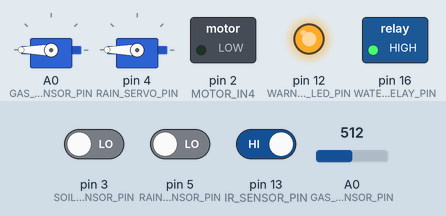
Simulated run of this sketch. Board: Arduino Uno, built with avr-gcc and run on an emulated ATmega328P. On the bench: 2 × servo, switched loads named in the sketch (green lamp = pin HIGH), output pins drawn as LEDs (lit = HIGH). The inputs (shaded band) are chosen by the test bench; at power-on: A0 (GAS_SENSOR_PIN) = 512, pin 3 (SOIL_SENSOR_PIN) LOW, pin 5 (RAIN_SENSOR_PIN) LOW, pin 13 (IR_SENSOR_PIN) HIGH. What the sketch prints to the serial monitor is not drawn.

Above: at 1.4 s.
1.5 s: A0 (GAS_SENSOR_PIN) set to 257
3.0 s: A0 (GAS_SENSOR_PIN) set to 224
At 4.3 s:
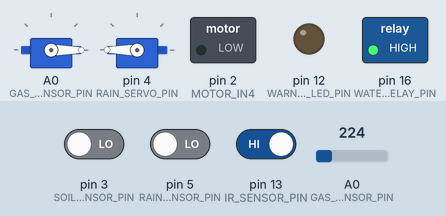
4.6 s: pin 3 (SOIL_SENSOR_PIN) driven HIGH
At 5.4 s:
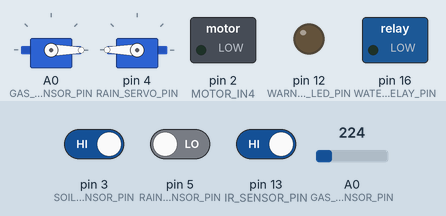
6.2 s: pin 5 (RAIN_SENSOR_PIN) driven HIGH
At 7.1 s:
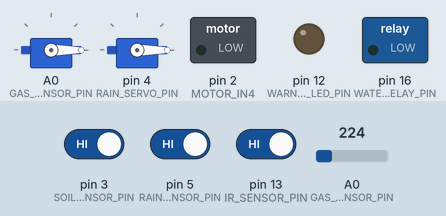
7.7 s: pin 3 (SOIL_SENSOR_PIN) driven LOW
At 9.0 s:
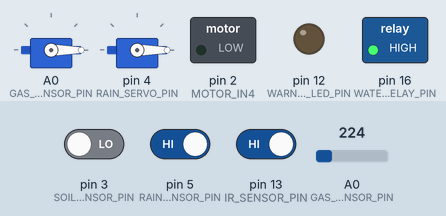
9.3 s: A0 (GAS_SENSOR_PIN) set to 250
At 10.7 s:
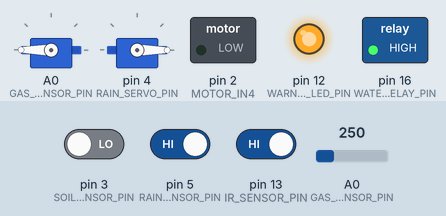
Timing chart, 0 to 11.8 s (numbered marks = the images above; inputs shaded):
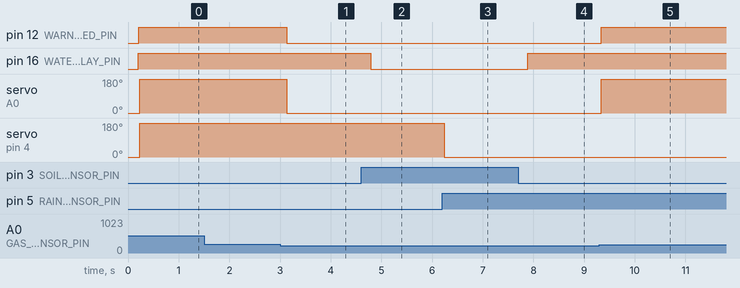

The sketch:

withplanting.ino
```cpp
#include <Arduino.h>
#include <Servo.h>

// ============== GAS SENSOR ==============
constexpr uint8_t GAS_SENSOR_PIN = A0;
constexpr int GAS_THRESHOLD = 240;
constexpr uint8_t WARNING_LED_PIN = 12;  // GPIO12 (D6)

// ============== RAIN SENSOR ==============
constexpr uint8_t RAIN_SENSOR_PIN = 5;   // GPIO5 (D1)
constexpr uint8_t RAIN_DETECTED_LEVEL = LOW;

// ============== SERVOS ==============
constexpr uint8_t GAS_SERVO_PIN = 14;    // GPIO14 (D5)
constexpr uint8_t RAIN_SERVO_PIN = 4;    // GPIO4 (D2)

constexpr int GAS_WINDOW_CLOSED = 0;
constexpr int GAS_WINDOW_OPEN = 180;
constexpr int RAIN_SERVO_HOME = 0;
constexpr int RAIN_SERVO_ACTIVE = 180;

Servo gasServo;
Servo rainServo;

bool gasWindowOpen = false;
bool rainServoActivated = false;

// ============== IR SENSOR ==============
constexpr uint8_t IR_SENSOR_PIN = 13;    // GPIO13 (D7)
constexpr uint8_t IR_DETECTED_LEVEL = LOW;

// ============== PLANT WATERING ==============
// Soil sensor digital output uses GPIO3 (RX).
// Avoid Serial input while using GPIO3 as a sensor input.
constexpr uint8_t SOIL_SENSOR_PIN = 3;   // GPIO3 (RX)
constexpr uint8_t WATER_RELAY_PIN = 16; // GPIO16 (D0)

// Adjust these after testing your sensor and relay module.
constexpr uint8_t SOIL_DRY_LEVEL = HIGH;
constexpr uint8_t RELAY_ON = LOW;   // Common active-LOW relay module
constexpr uint8_t RELAY_OFF = HIGH;

bool pumpIsOn = false;

// ============== L298N MOTOR ==============
// Channel B: connect motor to OUT3 and OUT4.
// Keep ENB enabled (jumper fitted, if your board has one).
constexpr uint8_t MOTOR_IN3 = 0;  // GPIO0 (D3)
constexpr uint8_t MOTOR_IN4 = 2;  // GPIO2 (D4)

// Independent lift timings
constexpr unsigned long LIFT_UP_TIME = 5000UL;
constexpr unsigned long LIFT_RETURN_TIME = 2000UL;

enum LiftState {
  LIFT_LANDED,
  LIFT_MOVING_UP,
  LIFT_AT_TOP,
  LIFT_RETURNING
};

LiftState liftState = LIFT_LANDED;
unsigned long liftStartTime = 0;

// ============== MOTOR CONTROL ==============
void liftUp() {
  digitalWrite(MOTOR_IN3, HIGH);
  digitalWrite(MOTOR_IN4, LOW);
}

void liftDown() {
  digitalWrite(MOTOR_IN3, LOW);
  digitalWrite(MOTOR_IN4, HIGH);
}

void liftStop() {
  digitalWrite(MOTOR_IN3, LOW);
  digitalWrite(MOTOR_IN4, LOW);
}

// ============== LIFT LOGIC ==============
void updateLift(bool objectDetected) {
  unsigned long now = millis();

  if (objectDetected) {
    if (liftState == LIFT_LANDED || liftState == LIFT_RETURNING) {
      liftState = LIFT_MOVING_UP;
      liftStartTime = now;
      liftUp();
      Serial.println(F("IR DETECTED: Lift moving UP."));
    }

    if (liftState == LIFT_MOVING_UP) {
      if (now - liftStartTime >= LIFT_UP_TIME) {
        liftStop();
        liftState = LIFT_AT_TOP;
        Serial.println(F("Upward time finished: lift STOPPED."));
      } else {
        liftUp();
      }
    } else {
      liftStop();
    }
  } else {
    if (liftState == LIFT_MOVING_UP || liftState == LIFT_AT_TOP) {
      liftState = LIFT_RETURNING;
      liftStartTime = now;
      liftDown();
      Serial.println(F("IR LOST: Lift returning DOWN."));
    }

    if (liftState == LIFT_RETURNING) {
      if (now - liftStartTime >= LIFT_RETURN_TIME) {
        liftStop();
        liftState = LIFT_LANDED;
        Serial.println(F("Return time finished: lift STOPPED."));
      } else {
        liftDown();
      }
    } else {
      liftStop();
    }
  }
}

// ============== PLANT WATERING LOGIC ==============
void updatePlantWatering() {
  bool soilIsDry = (digitalRead(SOIL_SENSOR_PIN) == SOIL_DRY_LEVEL);

  if (soilIsDry && !pumpIsOn) {
    digitalWrite(WATER_RELAY_PIN, RELAY_ON);
    pumpIsOn = true;
    Serial.println(F("SOIL DRY: Water pump ON"));
  } else if (!soilIsDry && pumpIsOn) {
    digitalWrite(WATER_RELAY_PIN, RELAY_OFF);
    pumpIsOn = false;
    Serial.println(F("SOIL MOIST: Water pump OFF"));
  }
}

// ============== SETUP ==============
void setup() {
  Serial.begin(115200);
  delay(200);

  pinMode(WARNING_LED_PIN, OUTPUT);
  digitalWrite(WARNING_LED_PIN, LOW);

  pinMode(RAIN_SENSOR_PIN, INPUT);
  pinMode(IR_SENSOR_PIN, INPUT);

  // GPIO3 is RX; don't send serial data to the ESP8266 while using this pin.
  pinMode(SOIL_SENSOR_PIN, INPUT);

  pinMode(WATER_RELAY_PIN, OUTPUT);
  digitalWrite(WATER_RELAY_PIN, RELAY_OFF);

  pinMode(MOTOR_IN3, OUTPUT);
  pinMode(MOTOR_IN4, OUTPUT);
  liftStop();

  gasServo.attach(GAS_SERVO_PIN);
  rainServo.attach(RAIN_SERVO_PIN);

  gasServo.write(GAS_WINDOW_CLOSED);
  rainServo.write(RAIN_SERVO_HOME);

  Serial.println();
  Serial.println(F("===================================="));
  Serial.println(F(" ESP8266 SMART SAFETY AND LIFT SYSTEM"));
  Serial.println(F("===================================="));
  Serial.print(F("Gas threshold: "));
  Serial.println(GAS_THRESHOLD);
  Serial.print(F("Lift upward time: "));
  Serial.print(LIFT_UP_TIME);
  Serial.println(F(" ms"));
  Serial.print(F("Lift return time: "));
  Serial.print(LIFT_RETURN_TIME);
  Serial.println(F(" ms"));
  Serial.println(F("Plant watering enabled."));
  Serial.println(F("System ready."));
}

// ============== MAIN LOOP ==============
void loop() {
  // ----- GAS DETECTION -----
  int gasValue = analogRead(GAS_SENSOR_PIN);
  bool gasDetected = (gasValue >= GAS_THRESHOLD);

  digitalWrite(WARNING_LED_PIN, gasDetected ? HIGH : LOW);

  if (gasDetected && !gasWindowOpen) {
    gasServo.write(GAS_WINDOW_OPEN);
    gasWindowOpen = true;
    Serial.println(F("GAS DETECTED: Gas servo opening."));
  } else if (!gasDetected && gasWindowOpen) {
    gasServo.write(GAS_WINDOW_CLOSED);
    gasWindowOpen = false;
    Serial.println(F("Gas normal: Gas servo closing."));
  }

  // ----- RAIN DETECTION -----
  bool rainDetected =
      (digitalRead(RAIN_SENSOR_PIN) == RAIN_DETECTED_LEVEL);

  if (rainDetected && !rainServoActivated) {
    rainServo.write(RAIN_SERVO_ACTIVE);
    rainServoActivated = true;
    Serial.println(F("RAIN DETECTED: Rain servo activated."));
  } else if (!rainDetected && rainServoActivated) {
    rainServo.write(RAIN_SERVO_HOME);
    rainServoActivated = false;
    Serial.println(F("Rain cleared: Rain servo returned home."));
  }

  // ----- IR SENSOR AND LIFT -----
  bool objectDetected =
      (digitalRead(IR_SENSOR_PIN) == IR_DETECTED_LEVEL);

  updateLift(objectDetected);

  // ----- PLANT WATERING -----
  updatePlantWatering();

  // ----- SERIAL MONITOR -----
  Serial.print(F("Gas: "));
  Serial.print(gasValue);
  Serial.print(F(" | Gas status: "));
  Serial.print(gasDetected ? F("DETECTED") : F("NORMAL"));
  Serial.print(F(" | Rain: "));
  Serial.print(rainDetected ? F("DETECTED") : F("NONE"));
  Serial.print(F(" | IR: "));
  Serial.print(objectDetected ? F("DETECTED") : F("NONE"));
  Serial.print(F(" | Soil: "));
  Serial.print(digitalRead(SOIL_SENSOR_PIN) == SOIL_DRY_LEVEL ? F("DRY") : F("MOIST"));
  Serial.print(F(" | Pump: "));
  Serial.print(pumpIsOn ? F("ON") : F("OFF"));
  Serial.print(F(" | Gas servo: "));
  Serial.print(gasWindowOpen ? 180 : 0);
  Serial.print(F(" | Rain servo: "));
  Serial.print(rainServoActivated ? 180 : 0);
  Serial.print(F(" | Lift: "));

  switch (liftState) {
    case LIFT_MOVING_UP:
      Serial.println(F("MOVING UP"));
      break;
    case LIFT_AT_TOP:
      Serial.println(F("STOPPED AT TOP"));
      break;
    case LIFT_RETURNING:
      Serial.println(F("RETURNING DOWN"));
      break;
    case LIFT_LANDED:
      Serial.println(F("STOPPED AT LANDING"));
      break;
  }

  delay(200);
}
```

Measured:
- the behaviour switches between 240 and 239 on A0 (GAS_SENSOR_PIN) (found by bisection; images 0 and 1)
- after the input at 1.5 s, every drawn part: stays the same
- after the input at 3.0 s, pin 12 (WARNING_LED_PIN): HIGH → LOW after 0.13 s; servo on A0 (GAS_SENSOR_PIN): 180° → 0° after 0.13 s
- after the input at 4.6 s, pin 16 (WATER_RELAY_PIN): HIGH → LOW after 0.19 s
- after the input at 6.2 s, servo on pin 4 (RAIN_SERVO_PIN): 180° → 0° at once
- after the input at 7.7 s, pin 16 (WATER_RELAY_PIN): LOW → HIGH after 0.19 s
- after the input at 9.3 s, pin 12 (WARNING_LED_PIN): LOW → HIGH at once; servo on A0 (GAS_SENSOR_PIN): 0° → 180° at once
